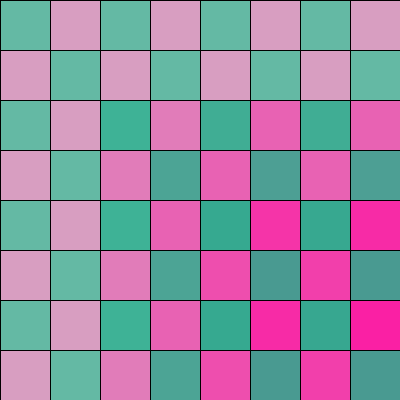
Frame 1 (no input)
Frame 60 (the mouse pressed at the canvas centre just before this capture): identical to frame 1, image omitted
Frame 120 (the mouse held since frame 60 and released just before this capture): identical to frame 1, image omitted

The Processing sketch that drew this single still picture (run headless with seeded random() and noise(); from frame 60 on, the mouse is pressed at the canvas centre):

// Processing sketch: processing_22709
// ── processing_22709.pde

int patternSeperationX = 100;
int patternSeperationY = 100;
void setup(){
size(400,400);
 
for(int i = 0; i < width/patternSeperationX; i++){
for(int j = 0; j < height/patternSeperationY; j++){
pushMatrix();
translate(i*patternSeperationX, j*patternSeperationY);
yourFunction();
popMatrix();
}
}
 
}
void draw()
{
 
}
void yourFunction(){
strokeWeight(1);
fill(41,175,141,162); rect (0,0,50,50);
fill(411,15,161,62); rect (0,50,50,50);
fill(41,175,141,162); rect (50,50,50,50);
fill(411,15,161,62); rect (50,0,50,50);
fill(41,175,141,162); rect (100,100,50,50);
fill(411,15,161,62); rect (100,150,50,50);
fill(41,175,141,162); rect (150,150,50,50);
fill(411,15,161,62); rect (150,100,150,150);
fill(41,175,141,162); rect (200,200,50,50);
fill(411,15,161,62); rect (200,250,50,50);
fill(41,175,141,162); rect (250,250,50,50);
fill(411,15,161,62); rect (250,200,150,150);
}
